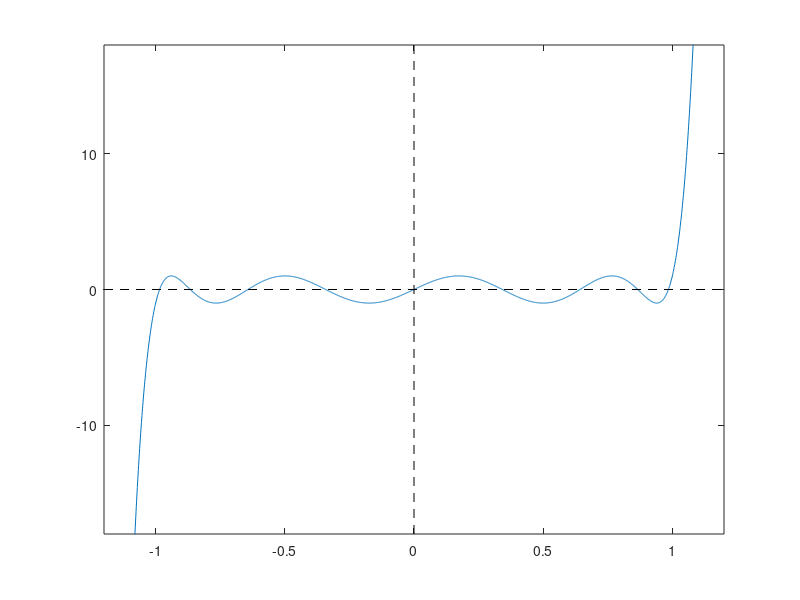

Write MATLAB code to recreate this figure. (Note: this script raises an error after producing the figure.)
%% Renaissance Repository, https://github.com/tbewley/RR/tree/main/RR_chap08
%% Copyright 2024 by Thomas Bewley, published under BSD 3-Clause License.

clear, xx=[-2:.001:2]; TT9=256*xx.^9-576*xx.^7 +432*xx.^5 -120*xx.^3 +9*xx;

figure(1), plot(xx,TT9); axis([-1.2 1.2 -18 18]); hold on; plot([-1.2 1.2],[0 0],'k--'); plot([0 0],[-18 18],'k--');
% print -depsc chebfn1.eps

x=[0:.001:2]; T=128*x.^8-256*x.^6+160*x.^4 - 32*x.^2 +1; for i=1:2001; R(i)=CRF(8,1.011,x(i)); end

figure(2), semilogy(x,(.01*T.^2));       hold on; plot([0 2],[.01 .01],'k--'); axis([0 2 .001 1000]);
% print -depsc chebfn2.eps

figure(3), semilogy(1./x,1./(.01*T.^2)); hold on; plot([0 3],[100 100],'k--'); axis([0 3 .001 1000]);
% print -depsc chebfn3.eps

figure(4), semilogy(x,(.01*R.^2));       hold on; plot([0 2],[.01 .01],'k--'); plot([0 2],[100 100],'k--');  axis([0 2 .001 1000]); 
% print -depsc chebfn4.eps

%%%%%%%%%%%%%%%%%%%%%%%%%%%%%%%%%%%%%%%%%%%%%%%%%%%%%%%%%%%%%%%%%%%%%%%%%%%%%%%%%%%%%%%%%%
function R=CRF(n,xi,x)          % Compute the Chebyshev Rational Function (for n=2^s only)
if     n==1, R=x;                                    
elseif n==2, t=sqrt(1-1/xi^2); R=((t+1)*x^2-1)/((t-1)*x^2+1);
else,        R=CRF(n/2,CRF(2,xi,xi),CRF(2,xi,x));  end                  % Note: recursive.
end % function CRF

